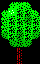

This game map was drawn from its Tiled (.tmx) file and the tilesets committed beside it. A one-line description and the full map source follow:
An orthogonal 5x8 tile map with 8x8 px tiles, 1 tile layer (tree-1).

<map version="1.8" tiledversion="1.8.4" orientation="orthogonal" renderorder="right-down" width="5" height="8" tilewidth="8" tileheight="8" infinite="0" nextlayerid="2" nextobjectid="1">
 <tileset firstgid="1" source="../tileset/tileset.tsx" />
 <layer id="1" name="tree-1" width="5" height="8">
  <data encoding="csv">
1,68,69,70,1,
68,37,73,73,70,
72,73,73,74,73,
72,73,73,73,73,
76,73,74,73,77,
1,76,75,77,1,
1,1,56,1,1,
1,1,56,1,1
</data>
 </layer>
</map>